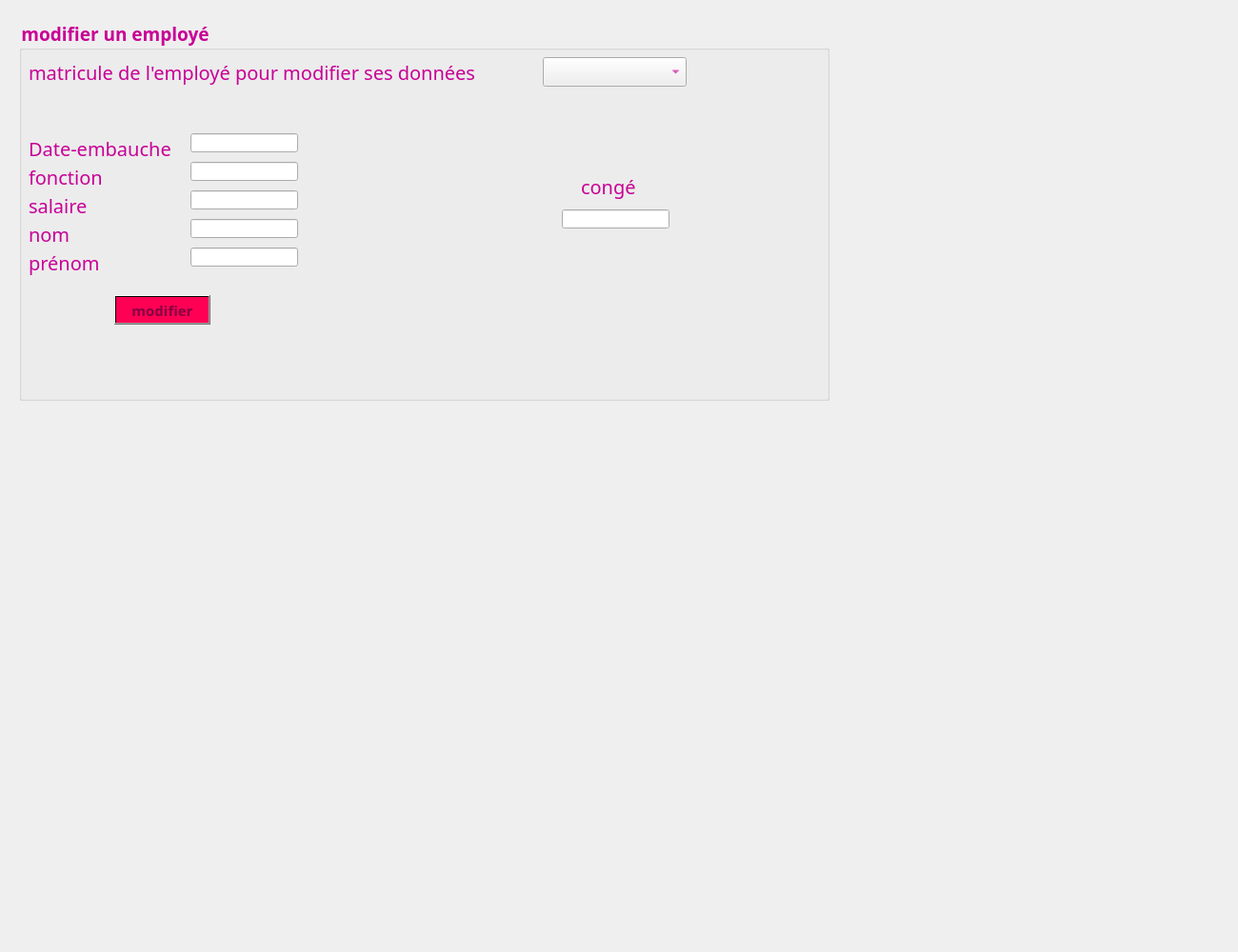
     <widget class="QWidget" name="modifieremp">
      <attribute name="title">
       <string>Modifier</string>
      </attribute>
      <widget class="QGroupBox" name="groupBox_2">
       <property name="geometry">
        <rect>
         <x>20</x>
         <y>20</y>
         <width>851</width>
         <height>401</height>
        </rect>
       </property>
       <property name="font">
        <font>
         <family>Lucida Calligraphy</family>
         <pointsize>14</pointsize>
         <weight>75</weight>
         <bold>true</bold>
        </font>
       </property>
       <property name="styleSheet">
        <string notr="true">color:rgb(200, 0, 150);
</string>
       </property>
       <property name="title">
        <string>modifier un employé</string>
       </property>
       <property name="flat">
        <bool>false</bool>
       </property>
       <property name="checkable">
        <bool>false</bool>
       </property>
       <widget class="QLabel" name="label_12">
        <property name="geometry">
         <rect>
          <x>10</x>
          <y>210</y>
          <width>171</width>
          <height>31</height>
         </rect>
        </property>
        <property name="font">
         <font>
          <family>Lucida Calligraphy</family>
          <pointsize>15</pointsize>
         </font>
        </property>
        <property name="text">
         <string>nom</string>
        </property>
       </widget>
       <widget class="QLabel" name="label_14">
        <property name="geometry">
         <rect>
          <x>10</x>
          <y>40</y>
          <width>531</width>
          <height>31</height>
         </rect>
        </property>
        <property name="font">
         <font>
          <family>Lucida Calligraphy</family>
          <pointsize>15</pointsize>
         </font>
        </property>
        <property name="autoFillBackground">
         <bool>false</bool>
        </property>
        <property name="text">
         <string>matricule de l'employé pour modifier ses données</string>
        </property>
       </widget>
       <widget class="QLabel" name="label_15">
        <property name="geometry">
         <rect>
          <x>10</x>
          <y>120</y>
          <width>171</width>
          <height>31</height>
         </rect>
        </property>
        <property name="font">
         <font>
          <family>Lucida Calligraphy</family>
          <pointsize>15</pointsize>
         </font>
        </property>
        <property name="autoFillBackground">
         <bool>false</bool>
        </property>
        <property name="text">
         <string>Date-embauche</string>
        </property>
       </widget>
       <widget class="QLabel" name="label_16">
        <property name="geometry">
         <rect>
          <x>10</x>
          <y>240</y>
          <width>141</width>
          <height>31</height>
         </rect>
        </property>
        <property name="font">
         <font>
          <family>Lucida Calligraphy</family>
          <pointsize>15</pointsize>
         </font>
        </property>
        <property name="text">
         <string>prénom</string>
        </property>
       </widget>
       <widget class="QLabel" name="label_17">
        <property name="geometry">
         <rect>
          <x>10</x>
          <y>180</y>
          <width>171</width>
          <height>31</height>
         </rect>
        </property>
        <property name="font">
         <font>
          <family>Lucida Calligraphy</family>
          <pointsize>15</pointsize>
         </font>
        </property>
        <property name="text">
         <string>salaire</string>
        </property>
       </widget>
       <widget class="QLabel" name="label_18">
        <property name="geometry">
         <rect>
          <x>10</x>
          <y>150</y>
          <width>171</width>
          <height>31</height>
         </rect>
        </property>
        <property name="font">
         <font>
          <family>Lucida Calligraphy</family>
          <pointsize>15</pointsize>
         </font>
        </property>
        <property name="text">
         <string>fonction</string>
        </property>
       </widget>
       <widget class="QPushButton" name="modifemp">
        <property name="geometry">
         <rect>
          <x>100</x>
          <y>290</y>
          <width>101</width>
          <height>31</height>
         </rect>
        </property>
        <property name="font">
         <font>
          <family>Lucida Calligraphy</family>
          <pointsize>11</pointsize>
          <weight>75</weight>
          <bold>true</bold>
         </font>
        </property>
        <property name="styleSheet">
         <string notr="true">background-color: qlineargradient(spread:pad, x1:1, y1:0, x2:1, y2:0, stop:0.919598 rgba(255, 0, 84, 255), stop:0.98 rgba(0, 0, 0, 255), stop:1 rgba(235, 148, 61, 255));
color: rgb(132, 1, 64);</string>
        </property>
        <property name="text">
         <string>modifier</string>
        </property>
       </widget>
       <widget class="QLineEdit" name="msalaire">
        <property name="geometry">
         <rect>
          <x>180</x>
          <y>180</y>
          <width>113</width>
          <height>20</height>
         </rect>
        </property>
       </widget>
       <widget class="QLineEdit" name="mdateemb">
        <property name="geometry">
         <rect>
          <x>180</x>
          <y>120</y>
          <width>113</width>
          <height>20</height>
         </rect>
        </property>
       </widget>
       <widget class="QLineEdit" name="mnom">
        <property name="geometry">
         <rect>
          <x>180</x>
          <y>210</y>
          <width>113</width>
          <height>20</height>
         </rect>
        </property>
       </widget>
       <widget class="QLineEdit" name="mprenom">
        <property name="geometry">
         <rect>
          <x>180</x>
          <y>240</y>
          <width>113</width>
          <height>20</height>
         </rect>
        </property>
       </widget>
       <widget class="QLineEdit" name="mfonction">
        <property name="geometry">
         <rect>
          <x>180</x>
          <y>150</y>
          <width>113</width>
          <height>20</height>
         </rect>
        </property>
       </widget>
       <widget class="QComboBox" name="mmatricule">
        <property name="geometry">
         <rect>
          <x>550</x>
          <y>40</y>
          <width>151</width>
          <height>31</height>
         </rect>
        </property>
       </widget>
       <widget class="QLineEdit" name="mconge">
        <property name="geometry">
         <rect>
          <x>570</x>
          <y>200</y>
          <width>113</width>
          <height>20</height>
         </rect>
        </property>
        <property name="font">
         <font>
          <italic>false</italic>
         </font>
        </property>
        <property name="dragEnabled">
         <bool>true</bool>
        </property>
        <property name="readOnly">
         <bool>true</bool>
        </property>
       </widget>
       <widget class="QLabel" name="label_22">
        <property name="geometry">
         <rect>
          <x>590</x>
          <y>160</y>
          <width>141</width>
          <height>31</height>
         </rect>
        </property>
        <property name="font">
         <font>
          <family>Lucida Calligraphy</family>
          <pointsize>15</pointsize>
         </font>
        </property>
        <property name="text">
         <string>congé</string>
        </property>
       </widget>
      </widget>
      <widget class="QLabel" name="label_4">
       <property name="geometry">
        <rect>
         <x>-260</x>
         <y>0</y>
         <width>1291</width>
         <height>991</height>
        </rect>
       </property>
       <property name="text">
        <string/>
       </property>
       <property name="pixmap">
        <pixmap>../imagesQT/74-741363_macaron-background.jpg</pixmap>
       </property>
      </widget>
      <zorder>label_4</zorder>
      <zorder>groupBox_2</zorder>
     </widget>
